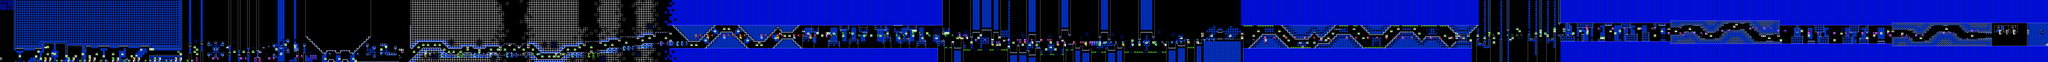

Rendered tile map (Tiled .tmx) drawn with the repository's tilesets; below, a short description and the map source with its tile grids summarised:
An orthogonal 878x27 tile map with 16x16 px tiles, 2 tile layers (SP, ...), 2 tilesets, 2 image layers.

<map version="1.10" tiledversion="1.11.2" orientation="orthogonal" renderorder="right-down" width="878" height="27" tilewidth="16" tileheight="16" infinite="0" nextlayerid="5" nextobjectid="1">
 <editorsettings>
  <chunksize width="16" height="27" />
  <export target="../LEVELS/LEVEL DATA/lvlset_C/thermodynamix.csv" format="csv" />
 </editorsettings>
 <tileset firstgid="1" name="famidash" tilewidth="16" tileheight="16" tilecount="256" columns="16">
  <image source="../../../GRAPHICS/famidash.bmp" width="256" height="256" />
 </tileset>
 <tileset firstgid="257" name="sprites" tilewidth="16" tileheight="16" tilecount="256" columns="16">
  <image source="../../../GRAPHICS/sprites.png" width="256" height="256" />
 </tileset>
 <imagelayer id="3" name="Image Layer 1" parallaxx="0.9" parallaxy="0.9" repeatx="1" repeaty="1">
  <image source="../../../GRAPHICS/Old/parallax Blue.bmp" width="144" height="72" />
 </imagelayer>
 <imagelayer id="4" name="Image Layer 2" offsetx="0" offsety="432" repeatx="1">
  <image source="../../../GRAPHICS/ground.bmp" width="64" height="128" />
 </imagelayer>
 <layer id="1" width="878" height="27">
  <data>[23706 cells, 23706 non-empty, 108 distinct tile ids]</data>
 </layer>
 <layer id="2" name="SP" width="878" height="27">
  <data>[23706 cells, 617 non-empty, 86 distinct tile ids]</data>
 </layer>
</map>
